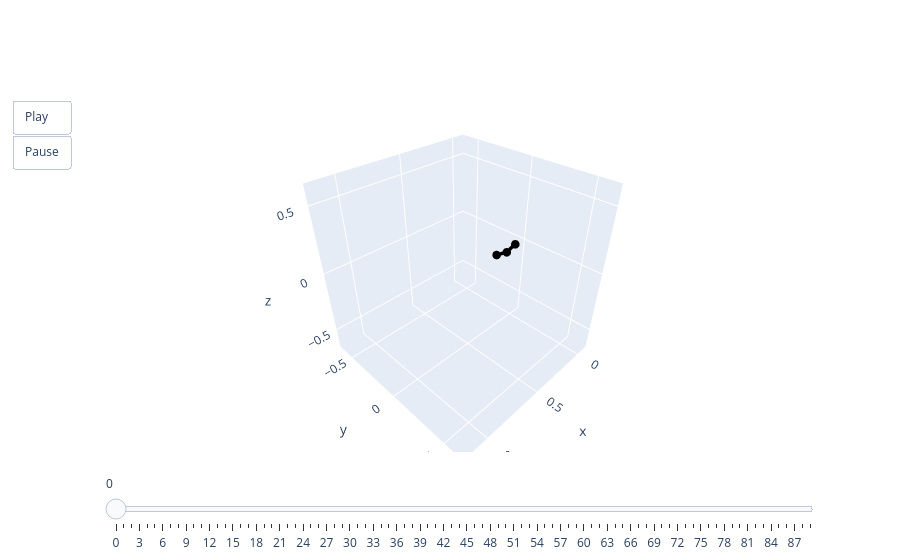

Write notebook code for a chart like this one.
### Code cell
animate(valid.qs[0])

### Figure 1 — Plotly figure (JSON) as saved in the notebook; plotly's stock layout.template omitted (floating-point values rounded to 4 significant figures)
{"data": [{"line": {"color": "black", "width": 7}, "marker": {"size": 5}, "mode": "lines+markers", "type": "scatter3d", "x": [0, 0.09551, 0.21], "y": [0, 0, 0], "z": [0, -0.02793, 0]}], "layout": {"scene": {"aspectmode": "cube", "xaxis": {"autorange": false, "range": [-0.11, 1.21]}, "yaxis": {"autorange": false, "range": [-0.66, 0.66]}, "zaxis": {"autorange": false, "range": [-0.6753, 0.6447]}}, "sliders": [{"steps": [{"args": [["0"], {"frame": {"duration": 0, "redraw": true}, "mode": "immediate"}], "label": "0", "method": "animate"}, {"args": [["1"], {"frame": {"duration": 0, "redraw": true}, "mode": "immediate"}], "label": "1", "method": "animate"}, {"args": [["2"], {"frame": {"duration": 0, "redraw": true}, "mode": "immediate"}], "label": "2", "method": "animate"}, {"args": [["3"], {"frame": {"duration": 0, "redraw": true}, "mode": "immediate"}], "label": "3", "method": "animate"}, {"args": [["4"], {"frame": {"duration": 0, "redraw": true}, "mode": "immediate"}], "label": "4", "method": "animate"}, {"args": [["5"], {"frame": {"duration": 0, "redraw": true}, "mode": "immediate"}], "label": "5", "method": "animate"}, {"args": [["6"], {"frame": {"duration": 0, "redraw": true}, "mode": "immediate"}], "label": "6", "method": "animate"}, {"args": [["7"], {"frame": {"duration": 0, "redraw": true}, "mode": "immediate"}], "label": "7", "method": "animate"}, {"args": [["8"], {"frame": {"duration": 0, "redraw": true}, "mode": "immediate"}], "label": "8", "method": "animate"}, {"args": [["9"], {"frame": {"duration": 0, "redraw": true}, "mode": "immediate"}], "label": "9", "method": "animate"}, {"args": [["10"], {"frame": {"duration": 0, "redraw": true}, "mode": "immediate"}], "label": "10", "method": "animate"}, {"args": [["11"], {"frame": {"duration": 0, "redraw": true}, "mode": "immediate"}], "label": "11", "method": "animate"}, {"args": [["12"], {"frame": {"duration": 0, "redraw": true}, "mode": "immediate"}], "label": "12", "method": "animate"}, {"args": [["13"], {"frame": {"duration": 0, "redraw": true}, "mode": "immediate"}], "label": "13", "method": "animate"}, {"args": [["14"], {"frame": {"duration": 0, "redraw": true}, "mode": "immediate"}], "label": "14", "method": "animate"}, {"args": [["15"], {"frame": {"duration": 0, "redraw": true}, "mode": "immediate"}], "label": "15", "method": "animate"}, {"args": [["16"], {"frame": {"duration": 0, "redraw": true}, "mode": "immediate"}], "label": "16", "method": "animate"}, {"args": [["17"], {"frame": {"duration": 0, "redraw": true}, "mode": "immediate"}], "label": "17", "method": "animate"}, {"args": [["18"], {"frame": {"duration": 0, "redraw": true}, "mode": "immediate"}], "label": "18", "method": "animate"}, {"args": [["19"], {"frame": {"duration": 0, "redraw": true}, "mode": "immediate"}], "label": "19", "method": "animate"}, {"args": [["20"], {"frame": {"duration": 0, "redraw": true}, "mode": "immediate"}], "label": "20", "method": "animate"}, {"args": [["21"], {"frame": {"duration": 0, "redraw": true}, "mode": "immediate"}], "label": "21", "method": "animate"}, {"args": [["22"], {"frame": {"duration": 0, "redraw": true}, "mode": "immediate"}], "label": "22", "method": "animate"}, {"args": [["23"], {"frame": {"duration": 0, "redraw": true}, "mode": "immediate"}], "label": "23", "method": "animate"}, {"args": [["24"], {"frame": {"duration": 0, "redraw": true}, "mode": "immediate"}], "label": "24", "method": "animate"}, {"args": [["25"], {"frame": {"duration": 0, "redraw": true}, "mode": "immediate"}], "label": "25", "method": "animate"}, {"args": [["26"], {"frame": {"duration": 0, "redraw": true}, "mode": "immediate"}], "label": "26", "method": "animate"}, {"args": [["27"], {"frame": {"duration": 0, "redraw": true}, "mode": "immediate"}], "label": "27", "method": "animate"}, {"args": [["28"], {"frame": {"duration": 0, "redraw": true}, "mode": "immediate"}], "label": "28", "method": "animate"}, {"args": [["29"], {"frame": {"duration": 0, "redraw": true}, "mode": "immediate"}], "label": "29", "method": "animate"}, {"args": [["30"], {"frame": {"duration": 0, "redraw": true}, "mode": "immediate"}], "label": "30", "method": "animate"}, {"args": [["31"], {"frame": {"duration": 0, "redraw": true}, "mode": "immediate"}], "label": "31", "method": "animate"}, {"args": [["32"], {"frame": {"duration": 0, "redraw": true}, "mode": "immediate"}], "label": "32", "method": "animate"}, {"args": [["33"], {"frame": {"duration": 0, "redraw": true}, "mode": "immediate"}], "label": "33", "method": "animate"}, {"args": [["34"], {"frame": {"duration": 0, "redraw": true}, "mode": "immediate"}], "label": "34", "method": "animate"}, {"args": [["35"], {"frame": {"duration": 0, "redraw": true}, "mode": "immediate"}], "label": "35", "method": "animate"}, {"args": [["36"], {"frame": {"duration": 0, "redraw": true}, "mode": "immediate"}], "label": "36", "method": "animate"}, {"args": [["37"], {"frame": {"duration": 0, "redraw": true}, "mode": "immediate"}], "label": "37", "method": "animate"}, {"args": [["38"], {"frame": {"duration": 0, "redraw": true}, "mode": "immediate"}], "label": "38", "method": "animate"}, {"args": [["39"], {"frame": {"duration": 0, "redraw": true}, "mode": "immediate"}], "label": "39", "method": "animate"}, {"args": [["40"], {"frame": {"duration": 0, "redraw": true}, "mode": "immediate"}], "label": "40", "method": "animate"}, {"args": [["41"], {"frame": {"duration": 0, "redraw": true}, "mode": "immediate"}], "label": "41", "method": "animate"}, {"args": [["42"], {"frame": {"duration": 0, "redraw": true}, "mode": "immediate"}], "label": "42", "method": "animate"}, {"args": [["43"], {"frame": {"duration": 0, "redraw": true}, "mode": "immediate"}], "label": "43", "method": "animate"}, {"args": [["44"], {"frame": {"duration": 0, "redraw": true}, "mode": "immediate"}], "label": "44", "method": "animate"}, {"args": [["45"], {"frame": {"duration": 0, "redraw": true}, "mode": "immediate"}], "label": "45", "method": "animate"}, {"args": [["46"], {"frame": {"duration": 0, "redraw": true}, "mode": "immediate"}], "label": "46", "method": "animate"}, {"args": [["47"], {"frame": {"duration": 0, "redraw": true}, "mode": "immediate"}], "label": "47", "method": "animate"}, {"args": [["48"], {"frame": {"duration": 0, "redraw": true}, "mode": "immediate"}], "label": "48", "method": "animate"}, {"args": [["49"], {"frame": {"duration": 0, "redraw": true}, "mode": "immediate"}], "label": "49", "method": "animate"}, {"args": [["50"], {"frame": {"duration": 0, "redraw": true}, "mode": "immediate"}], "label": "50", "method": "animate"}, {"args": [["51"], {"frame": {"duration": 0, "redraw": true}, "mode": "immediate"}], "label": "51", "method": "animate"}, {"args": [["52"], {"frame": {"duration": 0, "redraw": true}, "mode": "immediate"}], "label": "52", "method": "animate"}, {"args": [["53"], {"frame": {"duration": 0, "redraw": true}, "mode": "immediate"}], "label": "53", "method": "animate"}, {"args": [["54"], {"frame": {"duration": 0, "redraw": true}, "mode": "immediate"}], "label": "54", "method": "animate"}, {"args": [["55"], {"frame": {"duration": 0, "redraw": true}, "mode": "immediate"}], "label": "55", "method": "animate"}, {"args": [["56"], {"frame": {"duration": 0, "redraw": true}, "mode": "immediate"}], "label": "56", "method": "animate"}, {"args": [["57"], {"frame": {"duration": 0, "redraw": true}, "mode": "immediate"}], "label": "57", "method": "animate"}, {"args": [["58"], {"frame": {"duration": 0, "redraw": true}, "mode": "immediate"}], "label": "58", "method": "animate"}, {"args": [["59"], {"frame": {"duration": 0, "redraw": true}, "mode": "immediate"}], "label": "59", "method": "animate"}, {"args": [["60"], {"frame": {"duration": 0, "redraw": true}, "mode": "immediate"}], "label": "60", "method": "animate"}, {"args": [["61"], {"frame": {"duration": 0, "redraw": true}, "mode": "immediate"}], "label": "61", "method": "animate"}, {"args": [["62"], {"frame": {"duration": 0, "redraw": true}, "mode": "immediate"}], "label": "62", "method": "animate"}, {"args": [["63"], {"frame": {"duration": 0, "redraw": true}, "mode": "immediate"}], "label": "63", "method": "animate"}, {"args": [["64"], {"frame": {"duration": 0, "redraw": true}, "mode": "immediate"}], "label": "64", "method": "animate"}, {"args": [["65"], {"frame": {"duration": 0, "redraw": true}, "mode": "immediate"}], "label": "65", "method": "animate"}, {"args": [["66"], {"frame": {"duration": 0, "redraw": true}, "mode": "immediate"}], "label": "66", "method": "animate"}, {"args": [["67"], {"frame": {"duration": 0, "redraw": true}, "mode": "immediate"}], "label": "67", "method": "animate"}, {"args": [["68"], {"frame": {"duration": 0, "redraw": true}, "mode": "immediate"}], "label": "68", "method": "animate"}, {"args": [["69"], {"frame": {"duration": 0, "redraw": true}, "mode": "immediate"}], "label": "69", "method": "animate"}, {"args": [["70"], {"frame": {"duration": 0, "redraw": true}, "mode": "immediate"}], "label": "70", "method": "animate"}, {"args": [["71"], {"frame": {"duration": 0, "redraw": true}, "mode": "immediate"}], "label": "71", "method": "animate"}, {"args": [["72"], {"frame": {"duration": 0, "redraw": true}, "mode": "immediate"}], "label": "72", "method": "animate"}, {"args": [["73"], {"frame": {"duration": 0, "redraw": true}, "mode": "immediate"}], "label": "73", "method": "animate"}, {"args": [["74"], {"frame": {"duration": 0, "redraw": true}, "mode": "immediate"}], "label": "74", "method": "animate"}, {"args": [["75"], {"frame": {"duration": 0, "redraw": true}, "mode": "immediate"}], "label": "75", "method": "animate"}, {"args": [["76"], {"frame": {"duration": 0, "redraw": true}, "mode": "immediate"}], "label": "76", "method": "animate"}, {"args": [["77"], {"frame": {"duration": 0, "redraw": true}, "mode": "immediate"}], "label": "77", "method": "animate"}, {"args": [["78"], {"frame": {"duration": 0, "redraw": true}, "mode": "immediate"}], "label": "78", "method": "animate"}, {"args": [["79"], {"frame": {"duration": 0, "redraw": true}, "mode": "immediate"}], "label": "79", "method": "animate"}, {"args": [["80"], {"frame": {"duration": 0, "redraw": true}, "mode": "immediate"}], "label": "80", "method": "animate"}, {"args": [["81"], {"frame": {"duration": 0, "redraw": true}, "mode": "immediate"}], "label": "81", "method": "animate"}, {"args": [["82"], {"frame": {"duration": 0, "redraw": true}, "mode": "immediate"}], "label": "82", "method": "animate"}, {"args": [["83"], {"frame": {"duration": 0, "redraw": true}, "mode": "immediate"}], "label": "83", "method": "animate"}, {"args": [["84"], {"frame": {"duration": 0, "redraw": true}, "mode": "immediate"}], "label": "84", "method": "animate"}, {"args": [["85"], {"frame": {"duration": 0, "redraw": true}, "mode": "immediate"}], "label": "85", "method": "animate"}, {"args": [["86"], {"frame": {"duration": 0, "redraw": true}, "mode": "immediate"}], "label": "86", "method": "animate"}, {"args": [["87"], {"frame": {"duration": 0, "redraw": true}, "mode": "immediate"}], "label": "87", "method": "animate"}, {"args": [["88"], {"frame": {"duration": 0, "redraw": true}, "mode": "immediate"}], "label": "88", "method": "animate"}, {"args": [["89"], {"frame": {"duration": 0, "redraw": true}, "mode": "immediate"}], "label": "89", "method": "animate"}]}], "updatemenus": [{"buttons": [{"args": [null, {"frame": {"duration": 50, "redraw": true}, "fromcurrent": true}], "label": "Play", "method": "animate"}, {"args": [[null], {"frame": {"duration": 0, "redraw": true}, "mode": "immediate"}], "label": "Pause", "method": "animate"}], "showactive": false, "type": "buttons"}]}}
